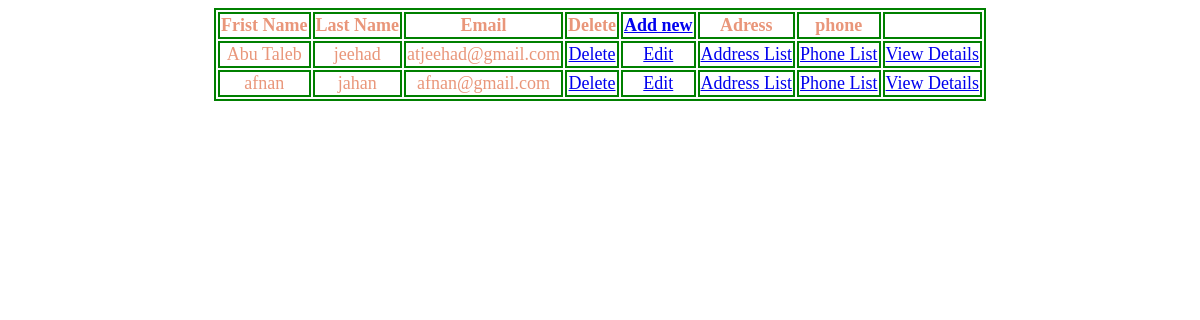
Before: / with the older database file.
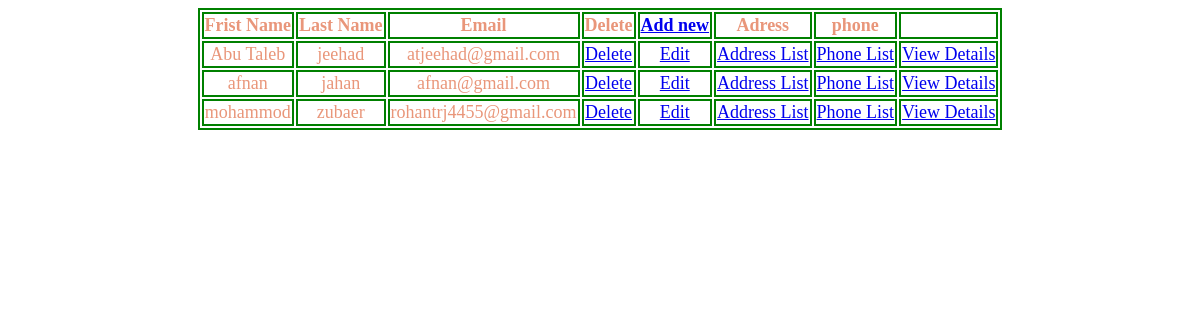
After: the same page with the newer database file.
### tables this page shows
CREATE TABLE `user_info` (
  `id` int(11) NOT NULL,
  `f_name` varchar(255) NOT NULL,
  `l_name` varchar(255) NOT NULL,
  `date_of_b` date NOT NULL,
  `email` varchar(255) NOT NULL
);

### index.php (the view, shortened to what this page needs)
<?php
require "connection.php";
$all_address=mysqli_query($link,"select * from user_info ");
?>
<!DOCTYPE html>
<html>
<head>
</head>
<body>
	<table align="center";>
  <tr>
    <th >Frist Name</th>
    <th>Last Name</th>
    <th>Email</th>
    <th>Delete</th>
    <th> <a href="add_new.php">Add new</a></th>
    <th>Adress</th>
    <th>phone</th>
    <th></th>
  </tr>
<?php
  while($row = mysqli_fetch_array($all_address))
  {
  	 echo "<tr>";
                                echo "<td>"; echo $row["f_name"]; echo "</td>";
                                echo "<td>"; echo $row["l_name"]; echo "</td>";
                                echo "<td>"; echo $row["email"]; echo "</td>";
                             ?>
                             		<td><a href="delete.php?id=<?php echo $row['id']; ?>" class="btn btn-danger" onclick="return confirm('Are you sure?');">Delete</a>
                             		<td><a href="update.php?id=<?php echo $row['id']; ?>" class="btn btn-danger" >Edit</a>
                             			<td><a href="address.php?id=<?php echo $row['id']; ?>" class="btn btn-danger" >Address List</a>
                             				<td><a href="phone.php?id=<?php echo $row['id']; ?>" class="btn btn-danger" >Phone List</a>
                                      <td><a href="details.php?id=<?php echo $row['id']; ?>" class="btn btn-danger" >View Details</a>
                             		</td>
                             	</tr>
                             <?php
  }
 ?>
    </table>
</body>
</html>

Changed rows visible on the page:
added user_info: f_name "mohammod", l_name "zubaer", email "rohantrj4455@gmail.com"
